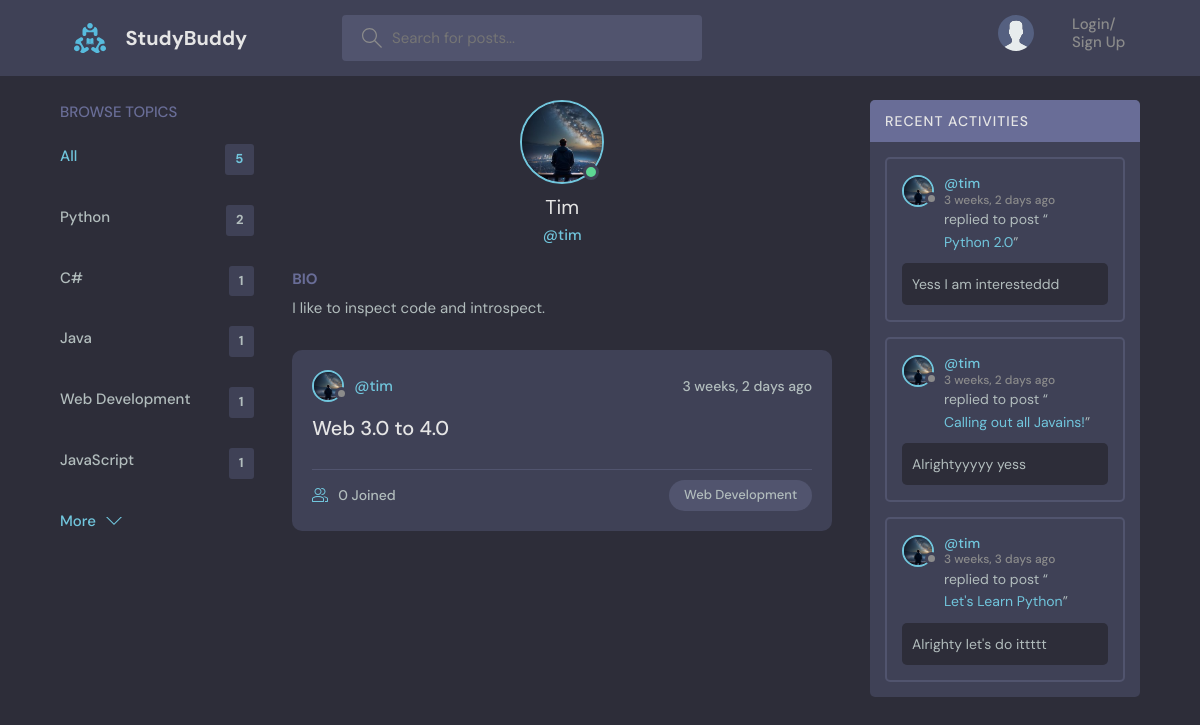
The app's page /profile/2/ with its own data.
### base/models.py (models this page shows, shortened)
class Topic(models.Model):
    name = models.CharField(max_length=200)

class User(AbstractUser):
    name = models.CharField(max_length=200, null=True)
    email = models.EmailField(unique=True, null=True)
    bio = models.TextField(null=True)
    avatar = models.ImageField(null=True, default="avatar.svg")
    USERNAME_FIELD = 'email'
    REQUIRED_FIELDS = []

class Room(models.Model):
    host = models.ForeignKey(User, on_delete=models.SET_NULL, null=True)
    topic = models.ForeignKey(Topic, on_delete=models.SET_NULL, null=True)
    name = models.CharField(max_length=200)
    description = models.TextField(null=True, blank=True)
    participants = models.ManyToManyField(User, related_name='participants', blank=True)
    updated = models.DateTimeField(auto_now=True)
    created = models.DateTimeField(auto_now_add=True)
    class Meta:
        ordering = ['-updated', '-created']
    def __str__(self):
        return self.name

class Message(models.Model):
    user = models.ForeignKey(User, on_delete=models.CASCADE)
    room = models.ForeignKey(Room, on_delete=models.CASCADE)
    body = models.TextField()
    updated = models.DateTimeField(auto_now=True)
    created = models.DateTimeField(auto_now_add=True)
    class Meta:
        ordering = ['-updated', '-created']

### base/views.py (the view)
# urls.py: path('profile/<str:pk>/', views.userProfile, name="user-profile"),
def userProfile(request, pk):
    user = User.objects.get(id=pk)
    rooms = user.room_set.all()
    room_messages = user.message_set.all()
    topics = Topic.objects.all()
    context = {
        'user': user,
        'rooms': rooms,
        'room_messages': room_messages,
        'topics': topics
    }
    return render(request, 'base/profile.html', context)

### base/templates/base/profile.html (shortened to what this page needs)
{% extends 'main.html' %}
{% block content %}
  <main class="profile-page layout layout--3">
    <div class="container">
      {% include 'base/topics_component.html' %}
      <div class="roomList">
        <div class="profile">
          <div class="profile__avatar">
            <div class="avatar avatar--large active">
              <img src="{{user.avatar.url}}" />
            </div>
          </div>
          <div class="profile__info">
            <h3>{{ user.name }}</h3>
            <p>@{{ user.username }}</p>
          </div>
          <div class="profile__about">
            <h3>Bio</h3>
            <p>
              {{user.bio}}
            </p>
          </div>
        </div>
        {% include 'base/feed_component.html' %}
      </div>
      {% include 'base/activity_component.html' %}
    </div>
  </main>
{% endblock content %}

### templates/main.html (shortened to what this page needs)
<!DOCTYPE html>
{% load static %}
<html lang="en">
  <head>
    <link rel="stylesheet" href="{% static 'styles/style.css' %}" />
  </head>
  <body>
    {% include 'navbar.html' %}
    {% block content %}
    {% endblock %}
  </body>
</html>

### templates/navbar.html (shortened to what this page needs)
{% load static %}
<header class="header header--loggedIn">
    <div class="container">
      <a href="{% url 'home' %}" class="header__logo">
        <img src="{% static 'images/logo.svg' %}" />
        <h1>StudyBuddy</h1>
      </a>
      <form class="header__search" method="GET" action="{% url 'home' %}">
        <label>
          <input name="q" placeholder="Search for posts..." />
        </label>
      </form>
      <nav class="header__menu">
        {% if request.user.is_authenticated %}
        <div class="header__user">
          <a href="{% url 'user-profile' request.user.id %}">
            <div class="avatar avatar--medium active">
          <img src="{{request.user.avatar.url}}" />
            </div>
            <p>{{request.user.name}}<span>@{{request.user.username}}</span></p>
          </a>
          <button class="dropdown-button">
            <svg version="1.1" xmlns="http://www.w3.org/2000/svg" width="32" height="32" viewBox="0 0 32 32">
              <title>chevron-down</title>
              <path d="M16 21l-13-13h-3l16 16 16-16h-3l-13 13z"></path>
            </svg>
          </button>
        </div>
        {% else %}
        <a href="{% url 'login' %}">
          <img src="{% static 'images/avatar.svg' %}" />
          <p>Login/ Sign Up</p>
        </a>
        {% endif %}
      </nav>
    </div>
  </header>

### base/templates/base/topics_component.html
<div class="topics">
    <div class="topics__header">
      <h2>Browse Topics</h2>
    </div>
    <ul class="topics__list">
      <li>
        <a href="{% url 'home' %}" class="active">All <span>{{topics.count}}</span></a>
      </li>
      {% for topic in topics %}
      <li>
        <a href="{% url 'home' %}?q={{topic.name}}">{{ topic.name }} <span>{{topic.room_set.all.count}}</span></a>
      </li>
      {% endfor %}
    </ul>
    <a class="btn btn--link" href="{% url 'topics' %}">
      More
      <svg version="1.1" xmlns="http://www.w3.org/2000/svg" width="32" height="32" viewBox="0 0 32 32">
        <title>chevron-down</title>
        <path d="M16 21l-13-13h-3l16 16 16-16h-3l-13 13z"></path>
      </svg>
    </a>
  </div>

### base/templates/base/feed_component.html (shortened to what this page needs)
{% for room in rooms %}
<div class="roomListRoom">
    <div class="roomListRoom__header">
      <a href="{% url 'user-profile' room.host.id %}" class="roomListRoom__author">
        <div class="avatar avatar--small">
          <img src="{{room.host.avatar.url}}" />
        </div>
        <span>@{{ room.host.username }}</span>
      </a>
      <div class="roomListRoom__actions">
        <span>{{ room.created|timesince }} ago</span>
      </div>
    </div>
    <div class="roomListRoom__content">
      <a href="{% url 'room' room.id %}">{{ room.name }}</a>
    </div>
    <div class="roomListRoom__meta">
      <a href="{% url 'room' room.id %}" class="roomListRoom__joined">
        {{ room.participants.all.count }} Joined
      </a>
      <p class="roomListRoom__topic">{{ room.topic.name }}</p>
    </div>
</div>
{% endfor %}

### base/templates/base/activity_component.html (shortened to what this page needs)
<div class="activities">
    <div class="activities__header">
      <h2>Recent Activities</h2>
    </div>
    {% for message in room_messages %}
    <div class="activities__box">
      <div class="activities__boxHeader roomListRoom__header">
        <a href="{% url 'user-profile' message.user.id %}" class="roomListRoom__author">
          <div class="avatar avatar--small">
            <img src="{{message.user.avatar.url}}" />
          </div>
          <p>
            @{{message.user.username}}
            <span>{{message.created|timesince}} ago</span>
          </p>
        </a>
      </div>
      <div class="activities__boxContent">
        <p>replied to post “<a href="{% url 'room' message.room.id %}">{{ message.room }}</a>”</p>
        <div class="activities__boxRoomContent">
            {{ message.body }}
        </div>
      </div>
    </div>
    {% endfor %}
</div>

### records on screen
Topic: name "Python", room_set.all.count "2"
Topic: name "C#", room_set.all.count "1"
Topic: name "Java", room_set.all.count "1"
Topic: name "Web Development", room_set.all.count "1"
Topic: name "JavaScript", room_set.all.count "1"
User: avatar (picture), name "Tim", username "tim", bio "I like to inspect code and introspect."
Room: host.avatar (picture), host.username "tim", created "3 weeks, 2 days", name "Web 3.0 to 4.0", participants.all.count "0", topic.name "Web Development"
Message: user.avatar (picture), user.username "tim", created "3 weeks, 2 days", room "Python 2.0", body "Yess I am interesteddd"
Message: user.avatar (picture), user.username "tim", created "3 weeks, 2 days", room "Calling out all Javains!", body "Alrightyyyyy yess"
Message: user.avatar (picture), user.username "tim", created "3 weeks, 3 days", room "Let's Learn Python", body "Alrighty let's do ittttt"

### other values on screen
{{ topics.count }} "5"
